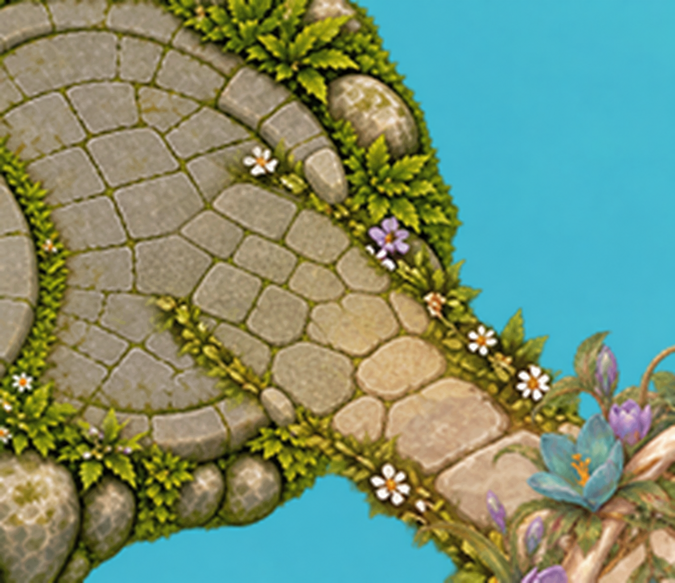
#> input picture Resources/garden/main_entrance_connections_v1/source/land09_generated.png, 1350 x 1165 px (shown at 1/2 size); its folder holds 2 pictures in this run
$ python build.py
#> lines starting #> are read from the running program, lines starting #| are printed output that depends on the picture; after the words box and inside, x2 and y2 are one past the last pixel; in counts of white or black regions, pixels touching at a corner belong together
from pathlib import Path
import sys,json
ROOT=Path(__file__).resolve().parents[3];OUT=Path(__file__).resolve().parent
sys.path.insert(0,str(ROOT/'Resources/road/.tools'))
from PIL import Image,ImageDraw,ImageChops
world=(2400,1800)
runtime=ROOT/'mobile/assets/garden/infrastructure/entrance-connections';runtime.mkdir(exist_ok=True)
def layer(name,size,origin,polygons):
#> called with name = 'land09', size = (220, 190), origin = (1320, 1365)
    im=Image.open(OUT/f'source/{name}_generated.png').convert('RGBA').resize((size[0]*4,size[1]*4),Image.Resampling.LANCZOS)
    mask=Image.new('L',im.size);d=ImageDraw.Draw(mask)
#> after `mask = Image.new('L', im.size)`: mask: PIL image 880x760 L; every value is 0
    for poly in polygons:d.polygon([(round(x*4),round(y*4)) for x,y in poly],fill=255)
    im.putalpha(mask);im=im.resize(size,Image.Resampling.LANCZOS)
#> after `im.putalpha(mask)`:
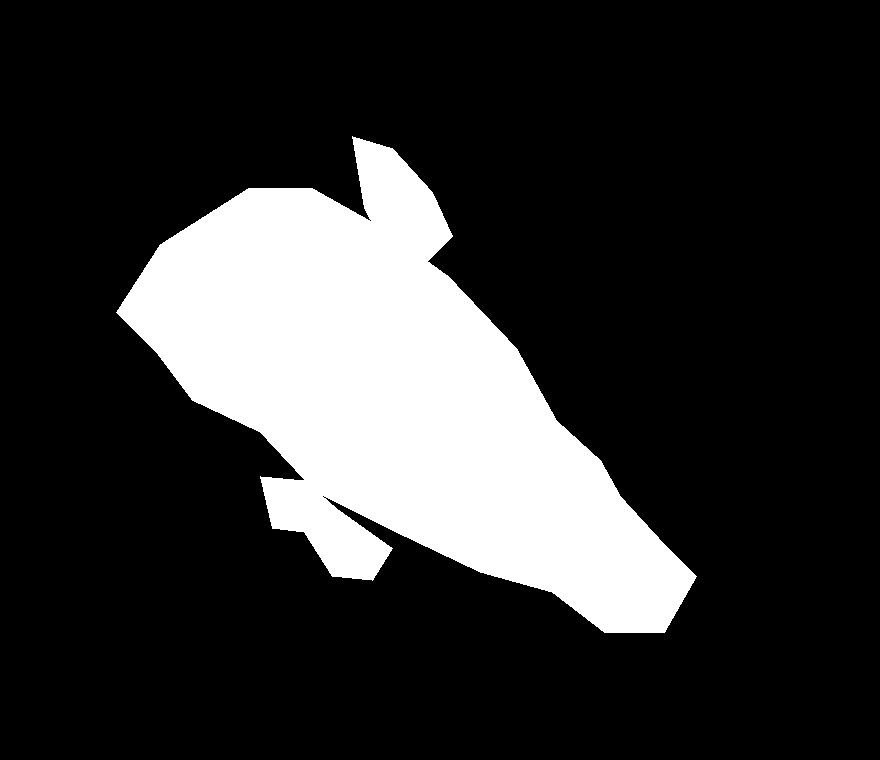
#> mask: PIL image 880x760 L; 19.8% white; 1 white region, box (x1, y1, x2, y2) and area: (116, 136, 697, 633) 132159
#> after `im = im.resize(size, Image.Resampling.LANCZOS)`:
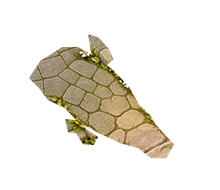
#> im: PIL image 220x190 RGBA; mean R, G, B, A 34.9, 30.7, 21.1, 50.4; transparent parts drawn white
    result=Image.new('RGBA',world);result.alpha_composite(im,origin)
#> after `result = Image.new('RGBA', world)`: result: PIL image 2400x1800 RGBA; every value is 0
    return result
land=layer('land09',(220,190),(1320,1365),[
 [(40,61),(62,47),(78,47),(94,56),(112,69),(129,87),(139,105),(150,115),(155,124),(166,136),(174,144),(166,158),(151,158),(138,148),(120,143),(99,133),(79,123),(65,108),(48,100),(39,88),(29,78)],
 [(88,34),(98,37),(108,48),(113,59),(104,68),(97,63),(91,52)],
 [(65,119),(76,120),(84,127),(98,137),(93,145),(83,144),(76,133),(68,132)]
])
b01=layer('b01',(160,170),(1555,1370),[
 [(42,48),(50,41),(62,63),(110,100),(111,116),(102,128),(96,138),(80,130),(68,118),(49,112),(34,106),(28,96),(23,85),(26,69),(34,59)]
])
#> call 2 of layer, with name = 'b01', size = (160, 170), origin = (1555, 1370)
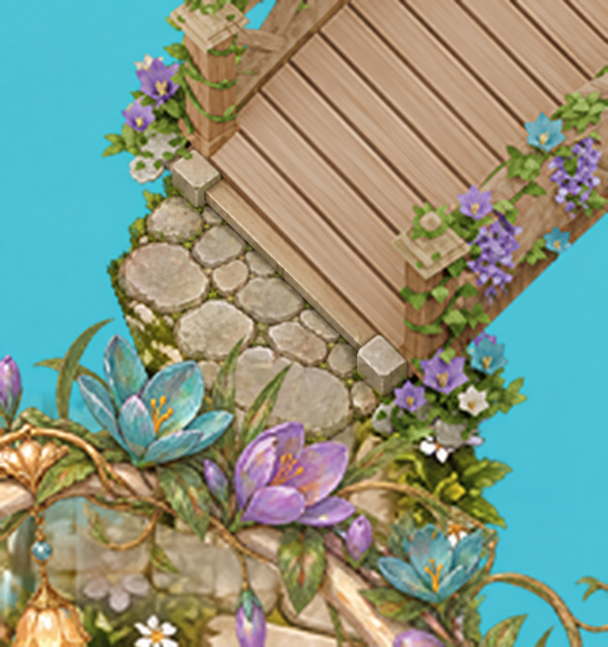
#> input picture Resources/garden/main_entrance_connections_v1/source/b01_generated.png, 1216 x 1293 px (shown at 1/2 size)
#> in layer (call 2), `mask = Image.new('L', im.size)`: mask: PIL image 640x680 L; every value is 0
#> in layer (call 2), `im.putalpha(mask)`:
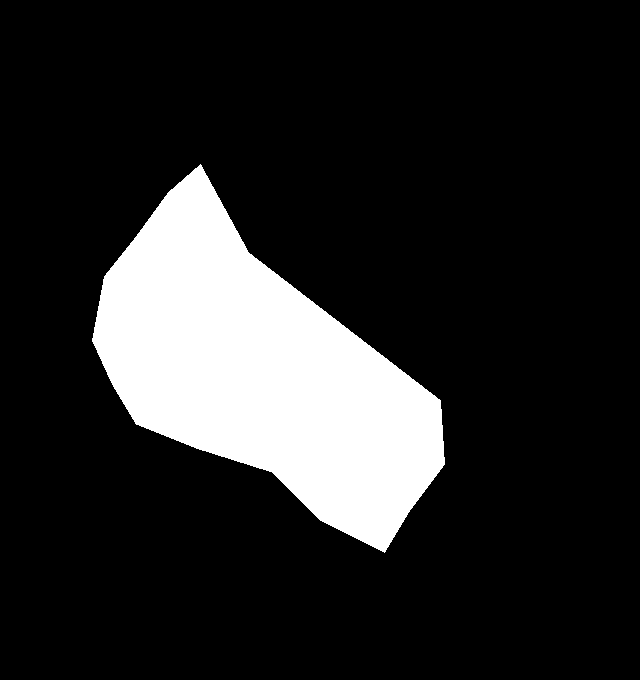
#> mask: PIL image 640x680 L; 15.7% white; 1 white region, box (x1, y1, x2, y2) and area: (92, 164, 445, 553) 68139
#> in layer (call 2), `im = im.resize(size, Image.Resampling.LANCZOS)`:
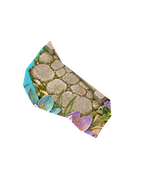
#> im: PIL image 160x170 RGBA; mean R, G, B, A 25.9, 25.2, 20.9, 39.9; transparent parts drawn white
# Preserve every original bridge pixel. New landing is occluded by the existing bridge.
bridge=Image.open(ROOT/'mobile/assets/garden/infrastructure/final/B01_bridge.png').convert('RGBA')
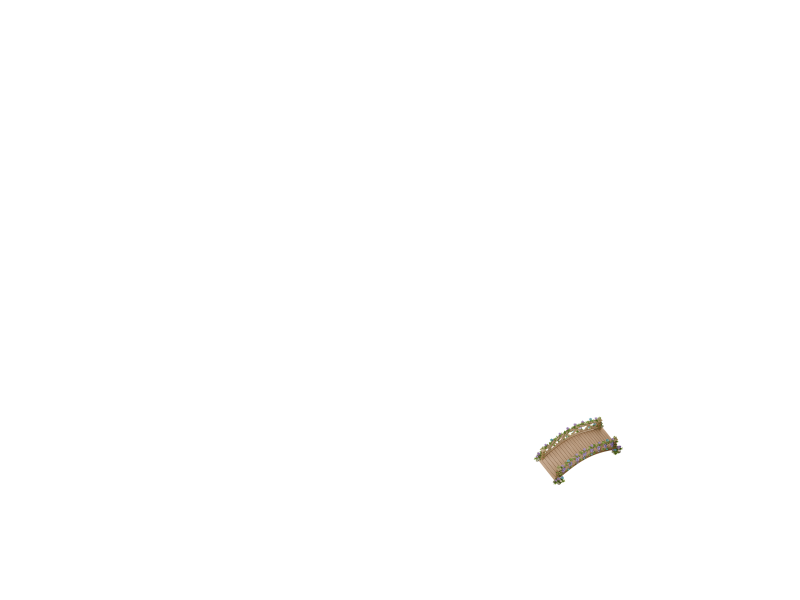
#> input picture Resources/garden/bridge_reference_correction/B01_bridge.png, 2400 x 1800 px, found by its file name (shown at 1/3 size)
#> bridge is the input picture: PIL image 2400x1800 RGBA; mean R, G, B, A 0.9, 0.8, 0.6, 1.4
b01.putalpha(ImageChops.multiply(b01.getchannel('A'),ImageChops.invert(bridge.getchannel('A'))))
for name,im in [('land09-transition',land),('b01-foot-landing',b01)]:
    im.save(OUT/f'source/{name}.png');im.save(runtime/f'{name}.png')
#> this loop made 2 passes
#> name on passes 1 to 2: 'land09-transition', 'b01-foot-landing'
# Construction preview, never used as live runtime evidence.
context=Image.open(ROOT/'Resources/garden/main_entrance_v2/source/context_v2.png').convert('RGBA')
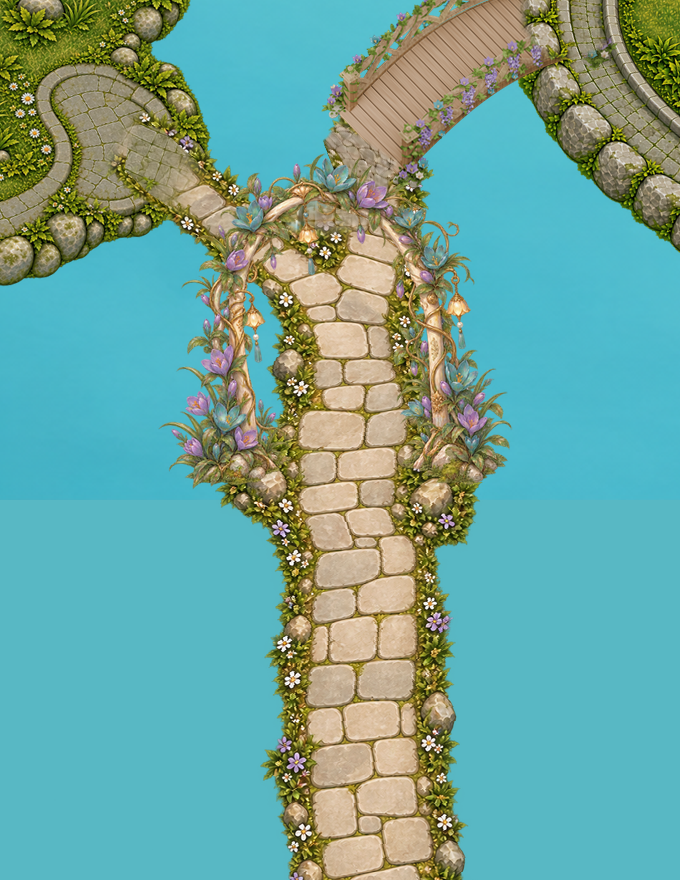
#> input picture Resources/garden/main_entrance_v2/source/context_v2.png, 680 x 880 px
#> context is the input picture: PIL image 680x880 RGBA; mean R, G, B, A 110.8, 164.6, 154.8, 255
for im in (land,b01):context.alpha_composite(im.crop((1260,1300,1940,1800)),(0,0))
#> this loop made 2 passes
# Render unchanged landmark over local construction artwork.
#> (the run stopped early here; a loop or call above may not have finished)
